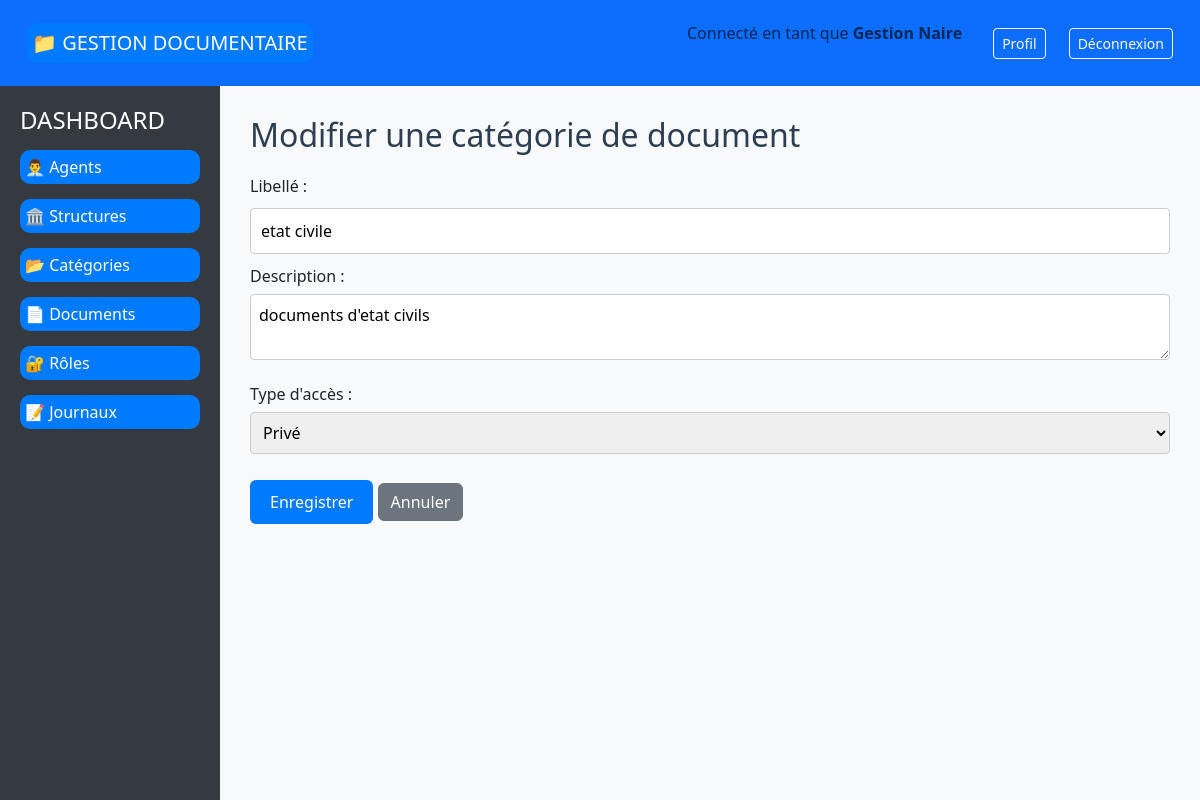
/categorie/update/1/ (signed in), run on the app's committed database.
### document_management/models.py (models this page shows, shortened)
class BaseTimeStampModel(models.Model):
    date_creation = models.DateTimeField(_("Date de création"), auto_now_add=True)
    date_modification = models.DateTimeField(_("Date de modification"), auto_now=True)
    class Meta:
        abstract = True

class Agent(BaseTimeStampModel):
    MATRICULE_REGEX = r'^\d{6}/[A-Z]$'
    NOM_PRENOM_REGEX = r'^[a-zA-ZÀ-ÿ\s\-\']+$'
    PHONE_REGEX = r'^(\+\d{1,3})?\d{9,15}$'
    matricule = models.CharField(
        _("Matricule"),
        max_length=8,
        unique=True,
        validators=[
            RegexValidator(
                regex=MATRICULE_REGEX,
                message=_("Le matricule doit être au format 123456/X")
            )
        ]
    )
    prenom = models.CharField(
        _("Prénom"),
        max_length=50,
        validators=[
            RegexValidator(
                regex=NOM_PRENOM_REGEX,
                message=_("Le prénom ne doit contenir que des lettres, espaces et tirets")
            )
        ]
    )
    nom = models.CharField(
        _("Nom"),
        max_length=50,
        validators=[
            RegexValidator(
                regex=NOM_PRENOM_REGEX,
                message=_("Le nom ne doit contenir que des lettres, espaces et tirets")
            )
        ]
    )
    date_naissance = models.DateField(_("Date de naissance"))
    lieu_naissance = models.CharField(_("Lieu de naissance"), max_length=255)
    adresse = models.CharField(_("Adresse"), max_length=255)
    email = models.EmailField(_("Email"), unique=True)
    telephone = models.CharField(
        _("Téléphone"),
        max_length=20,
        unique=True,
        validators=[
            RegexValidator(
                regex=PHONE_REGEX,
                message=_("Numéro de téléphone invalide. Format: +221xxxxxxxxx")
            )
        ]
    )
    user = models.OneToOneField(
        settings.AUTH_USER_MODEL,
        on_delete=models.CASCADE,
        related_name="agent_profile",
        verbose_name=_("Utilisateur")
    )
    structure = models.ForeignKey(
        Structure,
        on_delete=models.PROTECT,
        related_name="agents",
        verbose_name=_("Structure")
    )
    role = models.ForeignKey(
        Role,
        on_delete=models.PROTECT,
        related_name="agents",
        verbose_name=_("Rôle")
    )
    is_active = models.BooleanField(_("Actif"), default=True)
    class Meta:
        verbose_name = _("Agent")
        verbose_name_plural = _("Agents")
        ordering = ['nom', 'prenom']

class CategorieDocument(BaseTimeStampModel):
    TYPE_ACCES_CHOICES = [
        ('PRIVATE', _('Privé')),
        ('PUBLIC', _('Public')),
        ('RESTRICTED', _('Restreint')),
    ]
    libelle = models.CharField(_("Libellé"), max_length=50, unique=True)
    description = models.TextField(_("Description"))
    type_acces = models.CharField(
        _("Type d'accès"),
        max_length=10,
        choices=TYPE_ACCES_CHOICES,
        default='PRIVATE'
    )
    class Meta:
        verbose_name = _("Catégorie de document")
        verbose_name_plural = _("Catégories de documents")
        ordering = ['libelle']

### document_management/views.py (the view, shortened to what this page needs)
# urls.py: path('categorie/update/<int:categorieDocument_id>/', update_categorieDocument, name='update_categorieDocument'),
@login_required
def update_categorieDocument(request, categorieDocument_id):
    categorieDocument = get_object_or_404(CategorieDocument, id=categorieDocument_id)
    type_acces_choices = dict(CategorieDocument.TYPE_ACCES_CHOICES)
    return render(request, 'CategorieDocuments/form.html', {
        'categorieDocument': categorieDocument,
        'type_acces_choices': type_acces_choices
    })

### document_management/templates/categoriedocuments/form.html (shortened to what this page needs)
{% extends 'base.html' %}
{% block content %}
<h2>{% if categorieDocument %}Modifier{% else %}Ajouter{% endif %} une catégorie de document</h2>
<form method="post">
    <label for="libelle">Libellé :</label>
    <input type="text" name="libelle" value="{{ categorieDocument.libelle|default_if_none:'' }}" required><br>
    <label for="description">Description :</label>
    <textarea name="description" required>{{ categorieDocument.description|default_if_none:'' }}</textarea><br>
    <label for="type_acces">Type d'accès :</label>
    <select name="type_acces" required>
        {% for key, value in type_acces_choices.items %}
            <option value="{{ key }}" {% if categorieDocument and categorieDocument.type_acces == key %}selected{% endif %}>
                {{ value }}
            </option>
        {% endfor %}
    </select><br>
    <button type="submit" class="btn btn-success">Enregistrer</button>
    <a href="{% url 'liste_CategorieDocuments' %}" class="btn btn-secondary">Annuler</a>
</form>
{% endblock %}

### document_management/templates/base.html (shortened to what this page needs)
<!DOCTYPE html>
<html lang="fr">
<head>
    <link rel="stylesheet" href="https://cdn.jsdelivr.net/npm/bootstrap@5.3.0/dist/css/bootstrap.min.css">
    {% load static %}
    <link rel="stylesheet" href="{% static 'css/style.css' %}">
</head>
<body>
    <nav class="navbar navbar-expand-lg navbar-custom">
        <div class="container-fluid">
            <a class="navbar-brand" href="{% url 'home' %}">📁 GESTION DOCUMENTAIRE</a>
            <div class="d-flex ms-auto">
                {% if request.user.is_authenticated %}
                    <span class="navbar-text me-3">
                        Connecté en tant que
                        <strong>
                            {% if request.user.agent_profile %}
                                {{ request.user.agent_profile.prenom }} {{ request.user.agent_profile.nom }}
                            {% else %}
                                {{ request.user.email }}
                            {% endif %}
                        </strong>
                    </span>
                    <a href="#" class="btn btn-outline-light btn-sm me-2">Profil</a>
                    <a href="{% url 'logout' %}" class="btn btn-outline-light btn-sm">Déconnexion</a>
                {% else %}
                    <a href="{% url 'login' %}" class="btn btn-outline-light btn-sm">Connexion</a>
                {% endif %}
            </div>
        </div>
    </nav>
    <div class="main-container">
        {% if request.user.is_authenticated %}
        <div class="sidebar">
            <h4>DASHBOARD</h4>
            {% if can_read_agents %}
            <a href="{% url 'liste_agents' %}" {% if request.resolver_match.url_name == 'liste_agents' %} class="active"{% endif %}>👨‍💼 Agents</a>
            {% endif %}
            {% if can_read_structures %}
            <a href="{% url 'liste_structures' %}" {% if request.resolver_match.url_name == 'liste_structures' %} class="active"{% endif %}>🏛️ Structures</a>
            {% endif %}
            {% if can_read_categories %}
            <a href="{% url 'liste_CategorieDocuments' %}" {% if request.resolver_match.url_name == 'liste_CategorieDocuments' %} class="active"{% endif %}>📂 Catégories</a>
            {% endif %}
            {% if can_read_documents %}
            <a href="{% url 'liste_documents' %}" {% if request.resolver_match.url_name == 'liste_documents' %} class="active"{% endif %}>📄 Documents</a>
            {% endif %}
            {% if can_read_roles %}
            <a href="{% url 'liste_roles' %}" {% if request.resolver_match.url_name == 'liste_roles' %} class="active"{% endif %}>🔐 Rôles</a>
            {% endif %}
            {% if role_name == 'ADMIN' or role_name == 'GESTIONNAIRE' %}
            <a href="{% url 'liste_journaux' %}" {% if request.resolver_match.url_name == 'liste_journaux' %} class="active"{% endif %}>📝 Journaux</a>
            {% endif %}
        </div>
        {% endif %}
        <div class="content">
            {% block content %}
            {% endblock %}
        </div>
    </div>
</body>
</html>

### document_management/static/css/style.css (style rules this page uses)
nav { background-color: #007bff; padding: 10px; text-align: center; }
nav a { color: white; text-decoration: none; margin: 15px; font-size: 18px; }
body { font-family: 'Segoe UI', Arial, sans-serif; background: #f7f7f7; margin: 0; padding: 0; }
h1, h2 { color: #2c3e50; margin-bottom: 20px; }
input[type="text"], input[type="email"], input[type="date"], select, textarea { width: 100%; padding: 8px; margin: 6px 0 16px 0; border: 1px solid #ccc; border-radius: 4px; box-sizing: border-box; font-size: 1em; }
button, a.button { background: #18bc9c; color: #fff; border: none; padding: 8px 18px; border-radius: 4px; font-size: 1em; cursor: pointer; margin-right: 8px; text-decoration: none; transition: background 0.2s; display: inline-block; }
form label { font-weight: 500; }
form { margin-bottom: 20px; }
form { margin: 20px 0; }
input[type="text"], input[type="email"], input[type="number"] { width: 100%; padding: 10px; margin: 10px 0; box-sizing: border-box; }
button[type="submit"] { background-color: #007bff; color: white; border: none; padding: 10px 20px; margin: 10px 0; cursor: pointer; }
a { text-decoration: none; border-radius: 10px; padding: 5px; background-color: #007bff; color: white; }

### document_management/templates/base.html (style rules this page uses)
body { display: flex; flex-direction: column; min-height: 100vh; }
.navbar-custom { background-color: #0d6efd; color: white; }
.navbar-custom .navbar-brand, .navbar-custom .nav-link, .navbar-custom .dropdown-item { color: white !important; }
.main-container { display: flex; flex: 1; }
.sidebar { width: 220px; background-color: #343a40; color: white; padding: 20px; }
.sidebar a { color: white; text-decoration: none; display: block; margin: 15px 0; }
.content { flex: 1; padding: 30px; background-color: #f8f9fa; }

### data on the page
CategorieDocument: libelle "etat civile", description "documents d'etat civils", type_acces "Privé"

### other printed values
{{ request.user.agent_profile.prenom }} "Gestion"
{{ request.user.agent_profile.nom }} "Naire"
